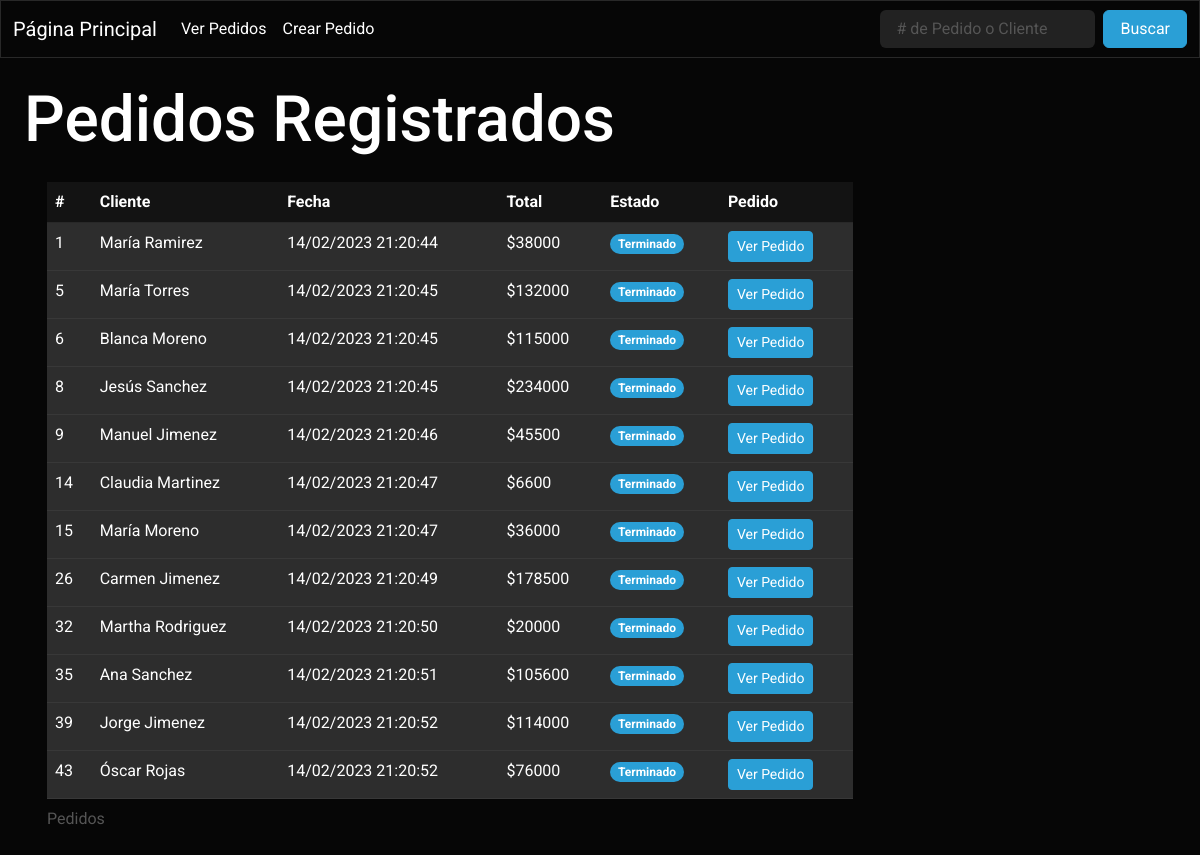
/ver_estado/Terminado, run on the app's committed database.
### tables this page shows
CREATE TABLE "Pedidos" ( -- Tabla que almacena los pedidos
    id INTEGER PRIMARY KEY AUTOINCREMENT NOT NULL, 
    cliente VARCHAR(255) NOT NULL,
    fecha VARCHAR(255) NOT NULL,
    total INT NOT NULL,
    estado TEXT NOT NULL,
    pedido TEXT NOT NULL
);

### app.py (the view)
@app.route('/ver_estado/<estado>') # Ruta que muestra todos los pedidos que se encuentran en un estado indicado.
def verEstado(estado):
    query = f'SELECT * FROM Pedidos WHERE estado = "{estado}"' # Solicitud a realizar.
    pedidosDB = consultarQuery(query) # Ejecutar una solicitud SQL, guardar el resultado en una variable.
    if pedidosDB: # Sí la consulta arroja resultados.
        return render_template('pedidos.html', pedidosDB=pedidosDB) # Devuelve la plantilla html y una variable con los pedidos.
    else: # Sí la consulta no arroja resultados.
        flash(['No se han encontrado pedidos con el estado ', f'{estado}'], 'Rojo') # Se envía un mensaje, la categoría del mensaje y un dato a la próxima página en mostrarse.
        return redirect(url_for('index')) # Se redirige al usuario a la ruta '/'.

### app.py (called while the page is built)
def crearCursor(database): # Genera un objeto cursor a traves de una base de datos.
    conn = None
    try: # Intenta conectarse a la base de datos.
        conn = sql.connect(database) # Establece conexión con la base de datos, y en caso de no existir, la crea.
    except sql.Error as error: # En caso de no lograr conectar a la DB mostrará el error por pantalla.
        print(error)
    finally: # En caso de lograr conectar, generará el objeto cursor y lo devolverá a traves de return.
        if conn:
            cursor = conn.cursor()
            return cursor, conn # Devuelve el objeto cursor y el objeto conn para cerrar la conexión a la base de datos al final.

def consultarQuery(query): # Función que realiza una consulta tomando como argumento una query SQL.
    cursor, conn = crearCursor(database) # Creando cursor y conexión con la base de datos.
    cursor.execute(query) # Ejecutar una solicitud con el cursor.
    respuesta = cursor.fetchall() # Se vuelcan los datos en una variable.
    conn.commit() # Aplicar cambios.
    conn.close() # Cerrar conexión.
    return respuesta # Se devuelven los datos recolectados.

### templates/pedidos.html (shortened to what this page needs)
{% extends "navbar.html" %}
{% block content %}
<div id="pagina">
    <h1>Pedidos Registrados</h1>
    <table class="table table-hover" id="tabla">
        <caption>Pedidos</caption>
        <thead>
            <tr>
                <th scope="col">#</th>
                <th scope="col">Cliente</th>
                <th scope="col">Fecha</th>
                <th scope="col">Total</th>
                <th scope="col">Estado</th>
                <th scope="col">Pedido</th>
            </tr>
        </thead>
        <tbody>
            {% for pedido in pedidosDB %}
            <tr class="table-light">
                <td>{{ pedido[0] }}</td>
                <td>{{ pedido[1] }}</td>
                <td>{{ pedido[2] }}</td>
                <td>${{ pedido[3] }}</td>
                {% if pedido[4] == 'Pendiente': %}
                <td><span class="badge rounded-pill bg-danger">{{ pedido[4] }}</span></td>
                {% elif pedido[4] == 'En Producción': %}
                <td><span class="badge rounded-pill bg-warning">{{ pedido[4] }}</span></td>
                {% elif pedido[4] == 'Terminado': %}
                <td><span class="badge rounded-pill bg-primary">{{ pedido[4] }}</span></td>
                {% elif pedido[4] == 'Entregado': %}
                <td><span class="badge rounded-pill bg-success">{{ pedido[4] }}</span></td>
                {% else: %}
                <td><span class="badge rounded-pill bg-dark">{{ pedido[4] }}</span></td>
                {% endif %}
                <td><a href="{{url_for('verPedido', id=pedido[0])}}" class="btn btn-primary btn-sm">Ver Pedido</a></td>
            </tr>
            {% endfor %}
        </tbody>
    </table>
</div>
{% endblock %}

### static/css/main.css (style rules this page uses)
body { font-family: system-ui, -apple-system, BlinkMacSystemFont, 'Segoe UI', Roboto, Oxygen, Ubuntu, Cantarell, 'Open Sans', 'Helvetica Neue', sans-serif; background-color: black; color: white; }
a { text-decoration: none !important; }
#pagina { margin: 2%; }
#tabla { margin: 2%; max-width: 70%; }

### data on the page
Pedidos: id "1", cliente "María Ramirez", fecha "14/02/2023 21:20:44", total "38000", estado "Terminado"
Pedidos: id "5", cliente "María Torres", fecha "14/02/2023 21:20:45", total "132000", estado "Terminado"
Pedidos: id "6", cliente "Blanca Moreno", fecha "14/02/2023 21:20:45", total "115000", estado "Terminado"
Pedidos: id "8", cliente "Jesús Sanchez", fecha "14/02/2023 21:20:45", total "234000", estado "Terminado"
Pedidos: id "9", cliente "Manuel Jimenez", fecha "14/02/2023 21:20:46", total "45500", estado "Terminado"
Pedidos: id "14", cliente "Claudia Martinez", fecha "14/02/2023 21:20:47", total "6600", estado "Terminado"
Pedidos: id "15", cliente "María Moreno", fecha "14/02/2023 21:20:47", total "36000", estado "Terminado"
Pedidos: id "26", cliente "Carmen Jimenez", fecha "14/02/2023 21:20:49", total "178500", estado "Terminado"
Pedidos: id "32", cliente "Martha Rodriguez", fecha "14/02/2023 21:20:50", total "20000", estado "Terminado"
Pedidos: id "35", cliente "Ana Sanchez", fecha "14/02/2023 21:20:51", total "105600", estado "Terminado"
Pedidos: id "39", cliente "Jorge Jimenez", fecha "14/02/2023 21:20:52", total "114000", estado "Terminado"
Pedidos: id "43", cliente "Óscar Rojas", fecha "14/02/2023 21:20:52", total "76000", estado "Terminado"
